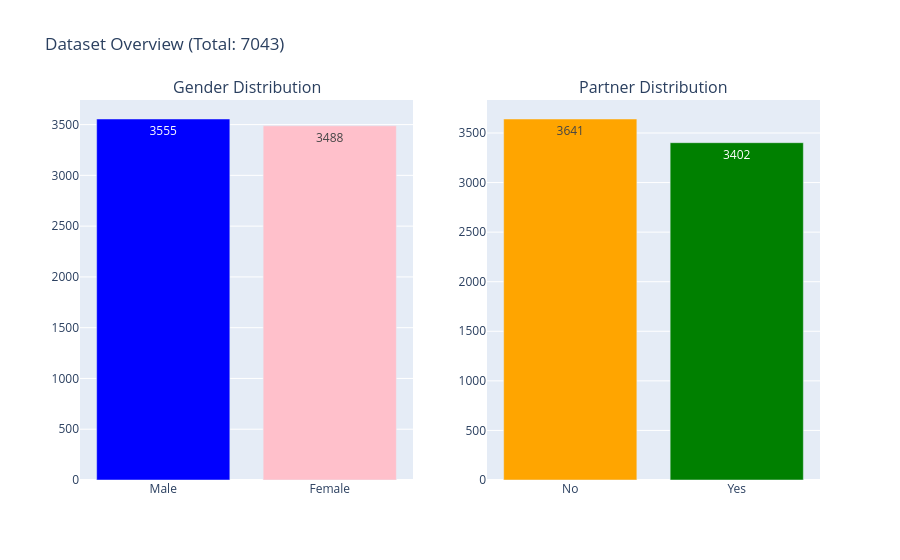

Write notebook code for a chart like this one.
### Code cell
from plotly.subplots import make_subplots
import plotly.graph_objects as go

# 1. Erstelle das Gerüst (1 Zeile, 2 Spalten)
fig = make_subplots(rows=1, cols=2, subplot_titles=("Gender Distribution", "Partner Distribution"))

# 2. Grafik 1: Gender (Links)
fig.add_trace(
    go.Bar(x=df['gender'].value_counts().index, 
           y=df['gender'].value_counts(),
           text=df['gender'].value_counts(),
           marker_color=['blue', 'pink'], # Male/Female Farben
           name="Gender"),
    row=1, col=1
)

# 3. Grafik 2: Partner (Rechts)
fig.add_trace(
    go.Bar(x=df['Partner'].value_counts().index, 
           y=df['Partner'].value_counts(),
           text=df['Partner'].value_counts(),
           marker_color=['orange', 'green'], # Yes/No Farben
           name="Partner"),
    row=1, col=2
)

# 4. Layout & Text-Position
fig.update_traces(textposition='auto')
fig.update_layout(title_text=f"Dataset Overview (Total: {df.shape[0]})", showlegend=False)

fig.show()

### Figure 1 — Plotly figure (JSON) as saved in the notebook; plotly's stock layout.template omitted (floating-point values rounded to 4 significant figures)
{"data": [{"marker": {"color": ["blue", "pink"]}, "name": "Gender", "text": [3555.0, 3488.0], "textposition": "auto", "type": "bar", "x": ["Male", "Female"], "xaxis": "x", "y": [3555, 3488], "yaxis": "y"}, {"marker": {"color": ["orange", "green"]}, "name": "Partner", "text": [3641.0, 3402.0], "textposition": "auto", "type": "bar", "x": ["No", "Yes"], "xaxis": "x2", "y": [3641, 3402], "yaxis": "y2"}], "layout": {"annotations": [{"font": {"size": 16}, "showarrow": false, "text": "Gender Distribution", "x": 0.225, "xanchor": "center", "xref": "paper", "y": 1, "yanchor": "bottom", "yref": "paper"}, {"font": {"size": 16}, "showarrow": false, "text": "Partner Distribution", "x": 0.775, "xanchor": "center", "xref": "paper", "y": 1, "yanchor": "bottom", "yref": "paper"}], "showlegend": false, "title": {"text": "Dataset Overview (Total: 7043)"}, "xaxis": {"anchor": "y", "domain": [0, 0.45]}, "xaxis2": {"anchor": "y2", "domain": [0.55, 1]}, "yaxis": {"anchor": "x", "domain": [0, 1]}, "yaxis2": {"anchor": "x2", "domain": [0, 1]}}}
